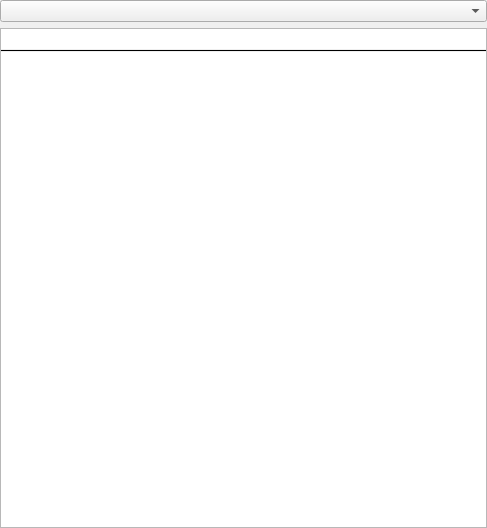
<ui version="4.0" >
 <class>KCategorizedItemsViewBase</class>
 <widget class="QWidget" name="KCategorizedItemsViewBase" >
  <property name="geometry" >
   <rect>
    <x>0</x>
    <y>0</y>
    <width>487</width>
    <height>528</height>
   </rect>
  </property>
  <layout class="QVBoxLayout" >
   <property name="leftMargin" >
    <number>0</number>
   </property>
   <property name="topMargin" >
    <number>0</number>
   </property>
   <property name="rightMargin" >
    <number>0</number>
   </property>
   <property name="bottomMargin" >
    <number>0</number>
   </property>
   <item>
    <widget class="QComboBox" name="comboFilters" >
     <property name="sizePolicy" >
      <sizepolicy vsizetype="Fixed" hsizetype="Expanding" >
       <horstretch>3</horstretch>
       <verstretch>0</verstretch>
      </sizepolicy>
     </property>
    </widget>
   </item>
   <item>
    <widget class="QFrame" name="frame" >
     <property name="frameShape" >
      <enum>QFrame::StyledPanel</enum>
     </property>
     <property name="frameShadow" >
      <enum>QFrame::Sunken</enum>
     </property>
     <layout class="QVBoxLayout" >
      <property name="spacing" >
       <number>0</number>
      </property>
      <property name="leftMargin" >
       <number>0</number>
      </property>
      <property name="topMargin" >
       <number>0</number>
      </property>
      <property name="rightMargin" >
       <number>0</number>
      </property>
      <property name="bottomMargin" >
       <number>0</number>
      </property>
      <item>
       <widget class="KLineEdit" name="textSearch" >
        <property name="sizePolicy" >
         <sizepolicy vsizetype="Fixed" hsizetype="Expanding" >
          <horstretch>2</horstretch>
          <verstretch>0</verstretch>
         </sizepolicy>
        </property>
        <property name="frame" >
         <bool>false</bool>
        </property>
        <property name="showClearButton" stdset="0" >
         <bool>true</bool>
        </property>
       </widget>
      </item>
      <item>
       <widget class="Line" name="line" >
        <property name="frameShadow" >
         <enum>QFrame::Plain</enum>
        </property>
        <property name="orientation" >
         <enum>Qt::Horizontal</enum>
        </property>
       </widget>
      </item>
      <item>
       <widget class="QTreeView" name="itemsView" >
        <property name="frameShape" >
         <enum>QFrame::NoFrame</enum>
        </property>
        <property name="editTriggers" >
         <set>QAbstractItemView::NoEditTriggers</set>
        </property>
        <property name="dragEnabled" >
         <bool>true</bool>
        </property>
        <property name="dragDropMode" >
         <enum>QAbstractItemView::DragOnly</enum>
        </property>
        <property name="selectionMode" >
         <enum>QAbstractItemView::ExtendedSelection</enum>
        </property>
        <property name="iconSize" >
         <size>
          <width>64</width>
          <height>64</height>
         </size>
        </property>
        <property name="indentation" >
         <number>0</number>
        </property>
        <property name="rootIsDecorated" >
         <bool>false</bool>
        </property>
       </widget>
      </item>
     </layout>
    </widget>
   </item>
  </layout>
 </widget>
 <layoutdefault spacing="6" margin="11" />
 <customwidgets>
  <customwidget>
   <class>KLineEdit</class>
   <extends>QLineEdit</extends>
   <header>klineedit.h</header>
  </customwidget>
 </customwidgets>
 <tabstops>
  <tabstop>comboFilters</tabstop>
 </tabstops>
 <resources/>
 <connections>
  <connection>
   <sender>comboFilters</sender>
   <signal>currentIndexChanged(int)</signal>
   <receiver>textSearch</receiver>
   <slot>clear()</slot>
   <hints>
    <hint type="sourcelabel" >
     <x>438</x>
     <y>14</y>
    </hint>
    <hint type="destinationlabel" >
     <x>438</x>
     <y>38</y>
    </hint>
   </hints>
  </connection>
 </connections>
</ui>
